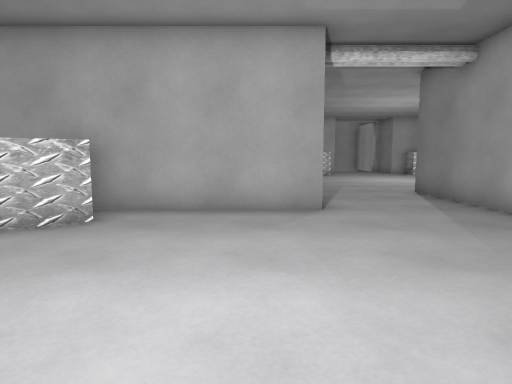
view 1 (above)

17 first-person views from a walk through a level from a Godot 3-D game. The camera is 1.2 m above the floor, tilts 6° down and sees 75° across. The floor is counted in squares, 1 m on a side. Each view is taken from the middle of a square. On the plan, view 1 faces up. The plan holds only what a view shows up to about 14 squares ahead; the rest is blank. The place goes on beyond the plan. Flat picture figures and markers are not drawn.

view 2
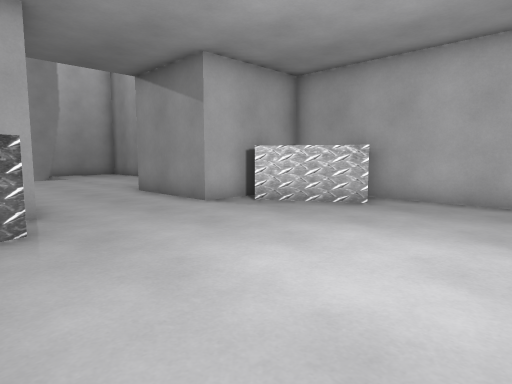

view 3
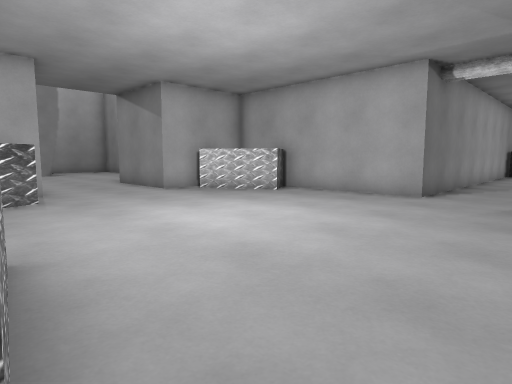

view 4
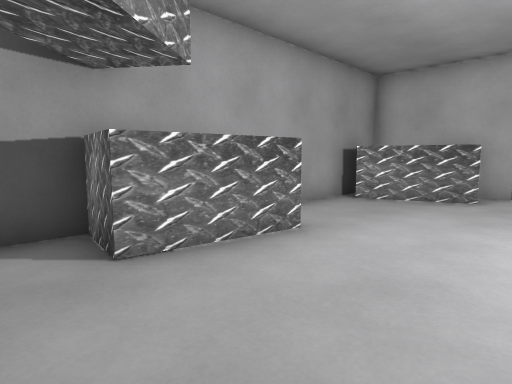

view 5
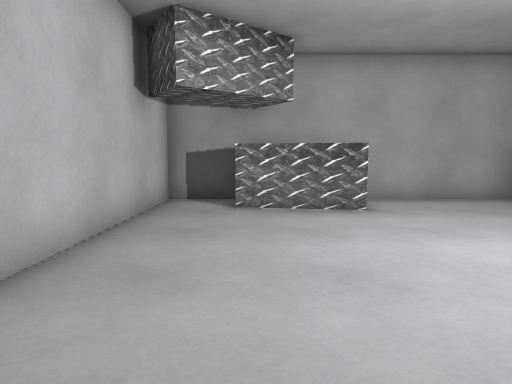

view 6
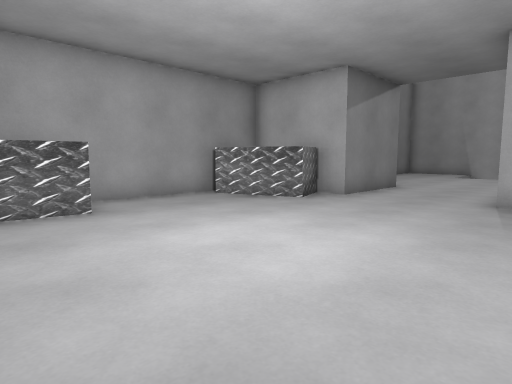

view 7
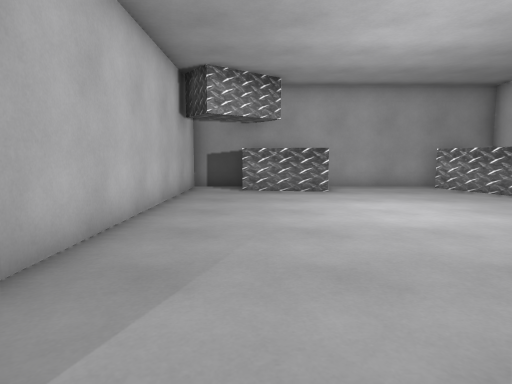

view 8
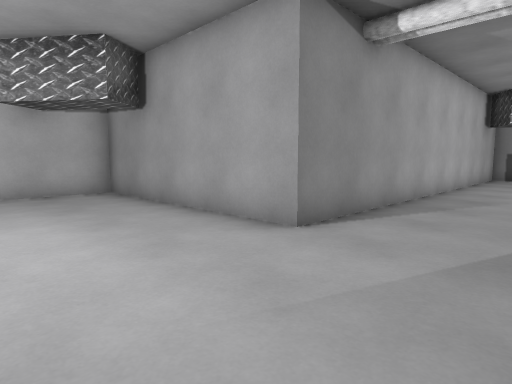

view 9
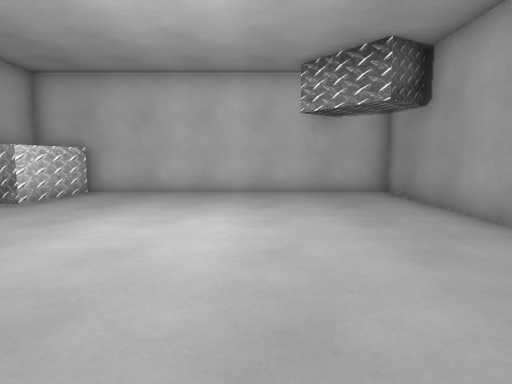

view 10
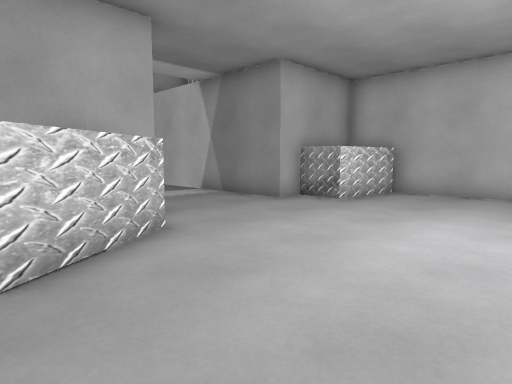

view 11
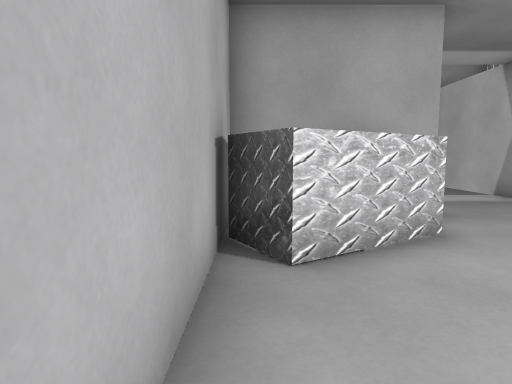

view 12
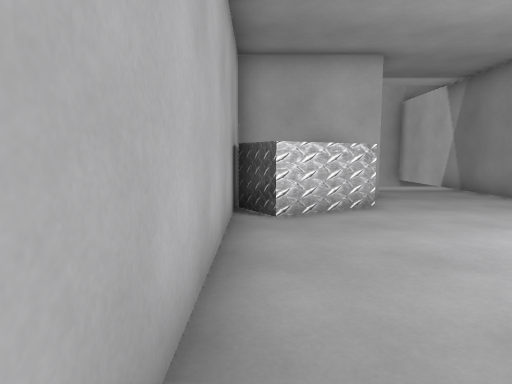

view 13
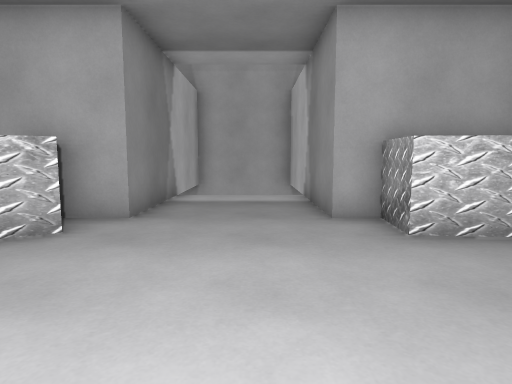

view 14
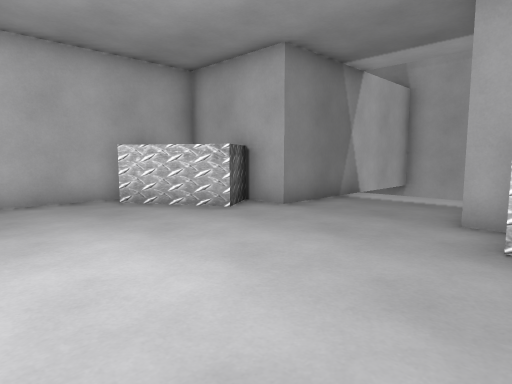

view 15
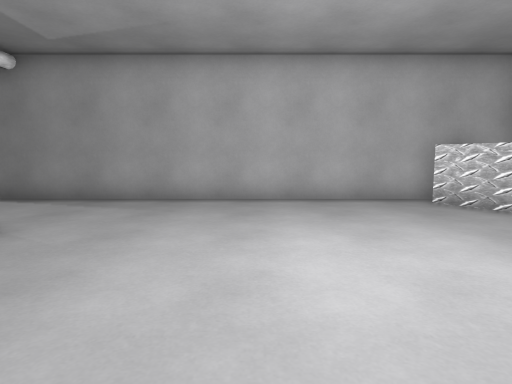

view 16
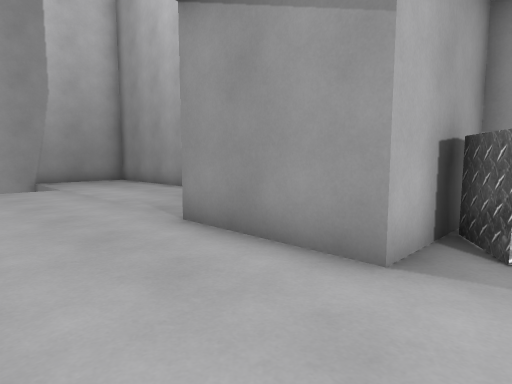

view 17
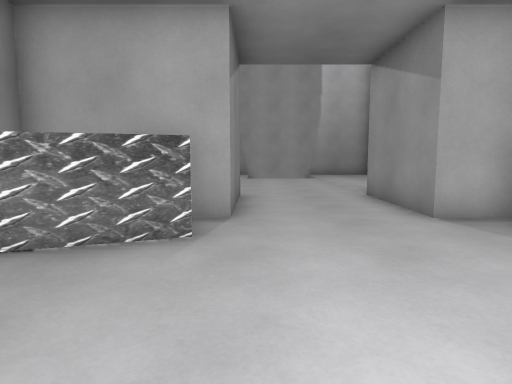

### Floor plan
Key: @ floor where view 1 was taken; # wall or solid block; . floor; v drop or lower ground; O other object.
Columns run from 22 left of view 1 to 14 right of it. Each row starts with its distance up from view 1.
 30                             v   #
 29                             v   #
 28                            #v
 27                            #....#
 26                            #....#
 25                            #....#
 24                         ####....####
 23                        #  O......O  #
 22                        #O OO.....OOO#
 21                        #OO..........#
 20                        #............#
 19                        #............#
 18                        #............#
 17                        #............#
 16                        #............#
 15                        #............#
 14                        #............#
 13                        #............#
 12                        #............#
 11                        #....#########
 10                        #....#
  9                        #....#
  8      #          ########....#
  7      ..        #  O.........#
  6     .....      #O OO........#
  5    ........    #OO..........#
  4    .........####............#
  3 v   ........................#
  2 v   ........................#
  1       ......................#
  0         ..............@.....#
 -1             ####.O..........#
 -2                #OO..........#
 -3                #  O....OOO..#
 -4                #  O....  O..#
 -5                 #############

Where each view was taken, in squares from view 1:
view 1: 0 up, 0 right, facing up
view 2: 2 down, 1 right, facing up-left
view 3: 3 down, 5 right, facing up-left
view 4: 1 up, 5 right, facing down-left
view 5: 5 up, 3 right, facing down
view 6: 5 up, 3 right, facing down-left
view 7: 9 up, 3 right, facing down
view 8: 16 up, 2 right, facing down-right
view 9: 16 up, 2 right, facing right
view 10: 17 up, 2 right, facing up-right
view 11: 17 up, 2 right, facing up
view 12: 14 up, 2 right, facing up
view 13: 17 up, 8 right, facing up
view 14: 17 up, 11 right, facing up-left
view 15: 16 up, 11 right, facing left
view 16: 0 up, 5 left, facing up-left
view 17: 0 up, 0 right, facing left
